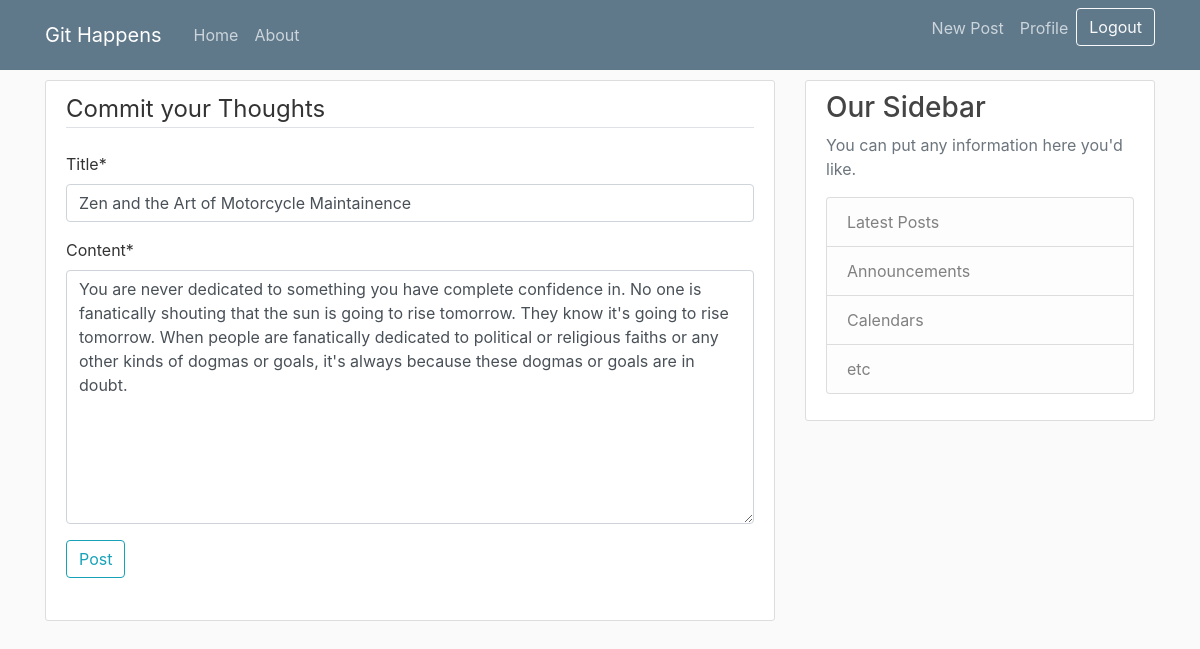
Screenshot of /post/14/update/ (signed in) with the database file from the repository.
### blog/models.py (models this page shows, shortened)
class Post(models.Model):
    title =models.CharField(max_length=100)
    content=models.TextField()
    date_posted=models.DateTimeField(default=timezone.now)
    author= models.ForeignKey(User,on_delete=models.CASCADE) #what cascade does is when you delete the user, it deletes all its relative data, posts and etc.

### blog/views.py (the view, shortened to what this page needs)
# urls.py: path('post/<int:pk>/update/',PostUpdateView.as_view(), name='post-update'), #pk will refer to the models primary key, in this case the post  primary key
class PostUpdateView(LoginRequiredMixin, UserPassesTestMixin,UpdateView):
    model=Post
    fields=['title','content']
    def test_func(self):
        post=self.get_object() #this gets the post that u are trying to update
        if self.request.user==post.author: #to check if the post author and logged in author are same to allow updates on posts
            return True
        return False

### blog/templates/blog/post_form.html (shortened to what this page needs)
{%extends "blog/base.html"%}
{% load crispy_forms_tags %}
{%block content%}
    <div class="content-section">
        <form method="POST">
            <fieldset class="form-group">
                <legend class="border-bottom mb-4">Commit your Thoughts</legend>
                {{ form|crispy }}
                <div class="form-group">
                    <button class="btn btn-outline-info" type="submit">Post</button>
                </div>
            </fieldset>
        </form>
    </div>
{%endblock content%}

### blog/static/blog/main.css (style rules this page uses)
body { background: #fafafa; color: #333333; margin-top: 5rem; }
.content-section { background: #ffffff; padding: 10px 20px; border: 1px solid #dddddd; border-radius: 3px; margin-bottom: 20px; }

### rows the page displays
Post: title "Zen and the Art of Motorcycle Maintainence", content "You are never dedicated to something you have complete confidence in. No one is fanatically shouting that the sun is going to rise tomorrow. They know it's going to rise tomorrow. When people are fanatically dedicated to political or religious faiths or any other kinds of dogmas or goals, it's always because these dogmas or goals are in doubt."
